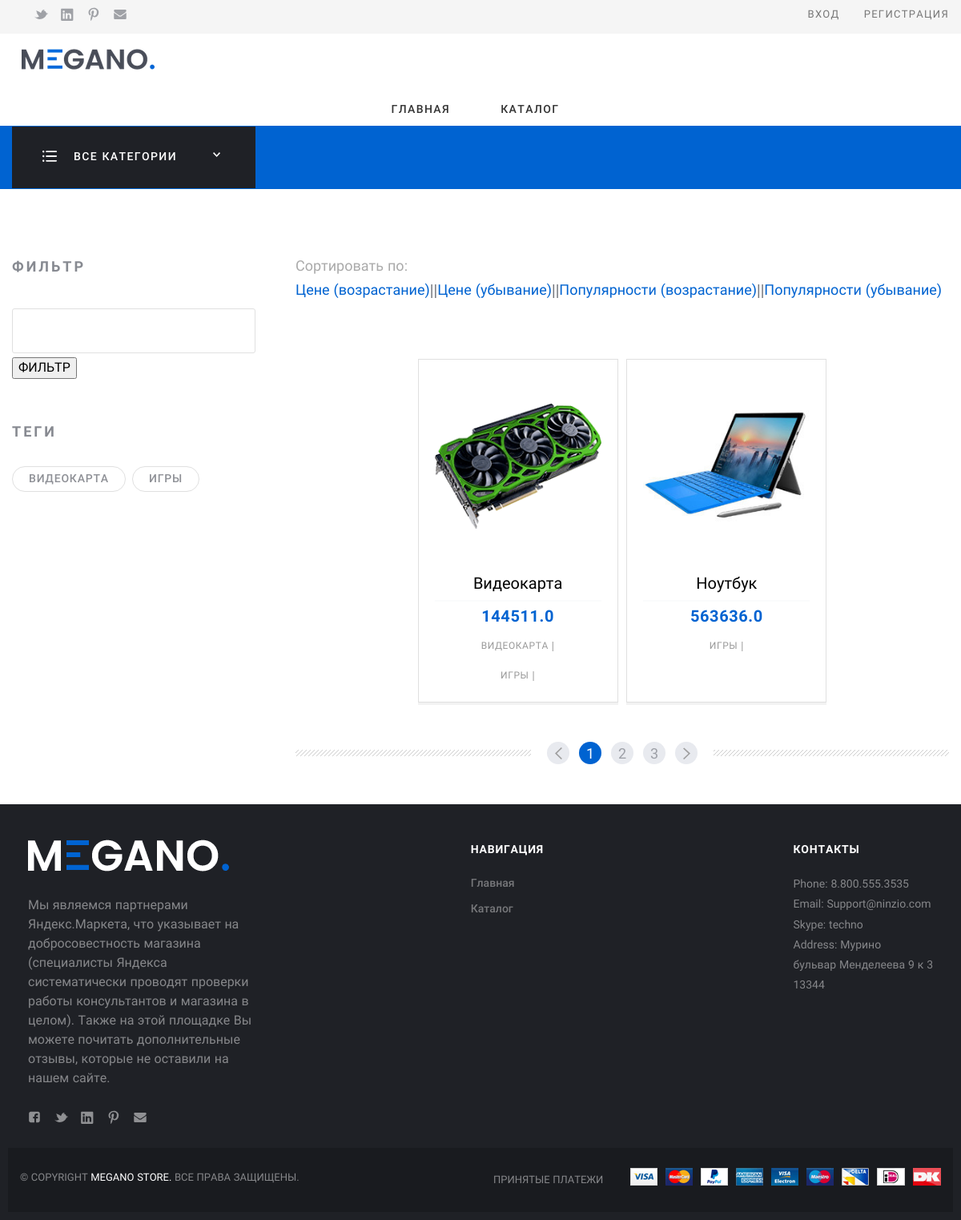
Screenshot of /prod/catalog/ with the database file from the repository.
### app_shop/models.py (models this page shows, shortened)
class Tegs(models.Model):
    name = models.CharField(max_length=128, verbose_name='Название тега')
    def __str__(self):
        return self.name

class Product(models.Model):
    name = models.CharField(max_length=1024, verbose_name='Название товара')
    photo = models.ImageField(upload_to='prod/', verbose_name='Аватарка')
    description = models.CharField(max_length=1024, verbose_name='Описание товара')
    price = models.FloatField(verbose_name='Цена товара')
    manufacturer = models.CharField(max_length=256, verbose_name='Производитель')
    limited_edition = models.BooleanField(default=False, verbose_name='Эксклюзивность товара')
    category = models.ManyToManyField('Category', verbose_name='Категории')
    characteristics = models.ManyToManyField('Characteristic', verbose_name='Характеристики', related_name='char')
    reviews = models.ManyToManyField('Reviews', verbose_name='Отзывы', related_name='reviews', blank=True)
    tegs = models.ManyToManyField('Tegs', verbose_name='Тэги', related_name='tegs')
    reviews_count = models.IntegerField(default=0)
    count = models.IntegerField(default=0, verbose_name='Счетчик проданных товаров')

### app_shop/views.py (the view, shortened to what this page needs)
# urls.py: path('catalog/', Catalog.as_view(), name='catalog'),
class Catalog(View):
    def get(self, request):
        category = Category.objects.all()
        prod = Product.objects.all()
        filter_form = FilterForm
        tegs = Tegs.objects.all()
        return render(request, 'catalog.html', context={'category': category,
                                                                     'prod': prod,
                                                                     'filter_form': filter_form,
                                                                     'tegs': tegs})

### app_shop/templates/catalog.html (shortened to what this page needs)
{% load static %}
<!DOCTYPE html>
<html lang="ru">
<head>
    <link rel="stylesheet" href="{% static 'assets/css/fonts.css'%}">
    <link rel="stylesheet" href="{% static 'assets/css/basic.css'%}">
    <link rel="stylesheet" href="{% static 'assets/css/extra.css'%}">
</head>
<body class="Site">
<header class="Header">
    <div class="ControlPanel">
        <div class="wrap">
            <div class="row ControlPanel-row">
                <div class="row-block">
                    <div class="row ControlPanel-rowSplit">
                        <div class="row-block hide_700">
                            <ul class="menu menu_img menu_smallImg ControlPanel-menu">
                                <li class="menu-item"><a class="menu-link" href="#"><img
                                        src="{% static 'assets/img/icons/socialHeader/tw.svg'%}" alt="tw.svg"/></a>
                                </li>
                                <li class="menu-item"><a class="menu-link" href="#"><img
                                        src="{% static 'assets/img/icons/socialHeader/in.svg'%}" alt="in.svg"/></a>
                                </li>
                                <li class="menu-item"><a class="menu-link" href="#"><img
                                        src="{% static 'assets/img/icons/socialHeader/pt.svg'%}" alt="pt.svg"/></a>
                                </li>
                                <li class="menu-item"><a class="menu-link" href="#"><img
                                        src="{% static 'assets/img/icons/socialHeader/mail.svg'%}" alt="mail.svg"/></a>
                                </li>
                            </ul>
                        </div>
                    </div>
                </div>
                <nav class="row-block">
                    <div class="row ControlPanel-rowSplit">
                        {% if not request.user.is_authenticated %}
                        <div class="row-block"><a class="ControlPanel-title" href="{%url 'login'%}">Вход</a>
                            <a class="ControlPanel-title" href="{%url 'register'%}">Регистрация</a>
                        </div>
                        {%endif%}
                    </div>
                </nav>
            </div>
        </div>
    </div>
    <div class="wrap">
        <div class="row Header-rowMain">
            <div class="row-block Header-logo"><a class="logo" href="{%url 'homepage'%}"><img
                    class="logo-image"
                    src="{% static 'assets/img/logo.png'%}"
                    alt="logo.png"/></a>
            </div>
            <nav class="row-block row-block_right Header-menu">
                <div class="menuModal" id="navigate">
                    <ul class="menu menu_main">
                        <li class="menu-item"><a class="menu-link" href="{%url 'homepage'%}">Главная</a>
                        </li>
                        <li class="menu-item"><a class="menu-link" href="{%url 'catalog'%}">Каталог</a>
                        </li>
                    </ul>
                </div>
            </nav>
        </div>
    </div>
    <div class="Header-searchWrap">
        <div class="wrap">
            <div class="Header-categories">
                <div class="CategoriesButton">
                    <div class="CategoriesButton-title">
                        <div class="CategoriesButton-icon"><img src="{% static 'assets/img/icons/allDep.svg' %}"
                                                                alt="allDep.svg"/>
                        </div>
                        <span class="CategoriesButton-text">Все категории</span>
                        <div class="CategoriesButton-arrow">
                        </div>
                    </div>
                </div>
            </div>
        </div>
    </div>
</header>
<div class="Middle Middle_top">
    <div class="Section Section_column Section_columnLeft">
        <div class="wrap">
            <div class="Section-column">
                <div class="Section-columnSection">
                    <header class="Section-header">
                        <strong class="Section-title">Фильтр
                        </strong>
                    </header>
                    <div class="Section-columnContent">
                        <form class="form" method="post">
                            {{filter_form.name}}
                            <button type="submit">ФИЛЬТР</button>
                        </form>
                    </div>
                </div>
                <div class="Section-columnSection">
                    <header class="Section-header">
                        <strong class="Section-title">Теги
                        </strong>
                    </header>
                    <div class="Section-columnContent">
                        <div class="buttons">
                            {%for teg in tegs%}
                            <a class="btn btn_default btn_sm" href="{%url 'catalog_filter_teg' teg.pk%}">{{teg.name}}</a>
                            {%endfor%}
                        </div>
                    </div>
                </div>
            </div>
            <div class="Section-content">
                <div class="Sort">
                    <div class="Sort-title">Сортировать по:
                    </div>
                    <div class="Sort-variants"><a class="{%url 'catalog_filter_price_popular' 1%}">Цене
                        (возрастание)</a> || <a href="{%url 'catalog_filter_price_popular' 2%}">Цене
                        (убывание)</a> || <a href="{%url 'catalog_filter_price_popular' 3%}">Популярности
                        (возрастание)</a> || <a href="{%url 'catalog_filter_price_popular' 4%}">Популярности
                        (убывание)</a>
                    </div>
                </div>
                <div class="Cards">
                    <div class="Cards">
                        {%for prod in prod%}
                        <div class="Card"><a class="Card-picture"
                                             href="{%url 'detail_prod' prod.pk%}"><img
                                src="{% static 'dd'%}{{prod.photo.url}}"/></a>
                            <div class="Card-content">
                                <strong class="Card-title"><a
                                        href="{%url 'detail_prod' prod.pk%}">{{prod.name}}</a>
                                </strong>
                                <div class="Card-description">
                                    <div class="Card-cost"><span class="Card-price">{{prod.price}}</span>
                                    </div>
                                    {%for tegs in prod.tegs.all%}
                                    <div class="Card-category">{{tegs}} |
                                    </div>
                                    {%endfor%}
                                </div>
                            </div>
                        </div>
                        {%endfor%}
                    </div>
                </div>
                <div class="Pagination">
                    <div class="Pagination-ins"><a class="Pagination-element Pagination-element_prev" href="#"><img
                            src="{% static 'assets/img/icons/prevPagination.svg'%}" alt="prevPagination.svg"/></a><a
                            class="Pagination-element Pagination-element_current" href="#"><span
                            class="Pagination-text">1</span></a><a class="Pagination-element" href="#"><span
                            class="Pagination-text">2</span></a><a class="Pagination-element" href="#"><span
                            class="Pagination-text">3</span></a><a class="Pagination-element Pagination-element_prev"
                                                                   href="#"><img
                            src="{% static 'assets/img/icons/nextPagination.svg'%}" alt="nextPagination.svg"/></a>
                    </div>
                </div>
            </div>
        </div>
    </div>
</div>
<footer class="Footer">
    <div class="wrap">
        <div class="row Footer-main">
            <div class="row-block"><a class="logo Footer-logo" href="{%url 'homepage' %}"><img class="logo-image"
                                                                                                      src="{% static 'assets/img/logo_footer.png'%}"
                                                                                                      alt="logo_footer.png"/></a>
                <p>Мы являемся партнерами Яндекс.Маркета, что указывает на добросовестность магазина (специалисты
                    Яндекса систематически проводят проверки работы консультантов и магазина в целом). Также на этой
                    площадке Вы можете почитать дополнительные отзывы, которые не оставили на нашем сайте.
                </p>
                <ul class="menu menu_img menu_smallImg Footer-menuSoc">
                    <li class="menu-item"><a class="menu-link" href="#"><img
                            src="{% static 'assets/img/icons/socialFooter/fb.svg'%}" alt="fb.svg"/></a>
                    </li>
                    <li class="menu-item"><a class="menu-link" href="#"><img
                            src="{% static 'assets/img/icons/socialFooter/tw.svg'%}" alt="tw.svg"/></a>
                    </li>
                    <li class="menu-item"><a class="menu-link" href="#"><img
                            src="{% static 'assets/img/icons/socialFooter/in.svg'%}" alt="in.svg"/></a>
                    </li>
                    <li class="menu-item"><a class="menu-link" href="#"><img
                            src="{% static 'assets/img/icons/socialFooter/pt.svg'%}" alt="pt.svg"/></a>
                    </li>
                    <li class="menu-item"><a class="menu-link" href="#"><img
                            src="{% static 'assets/img/icons/socialFooter/mail.svg'%}" alt="mail.svg"/></a>
                    </li>
                </ul>
            </div>
            <div class="row-block">
                <strong class="Footer-title">Навигация
                </strong>
                <ul class="menu menu_vt Footer-menu">
                    <li class="menu-item"><a class="menu-link" href="{%url 'homepage' %}">Главная</a>
                    </li>
                    <li class="menu-item"><a class="menu-link" href="{%url 'catalog' %}">Каталог</a>
                    </li>
                </ul>
            </div>
            <div class="row-block">
                <strong class="Footer-title">Контакты
                </strong>
                <p>Phone: 8.800.555.3535<br>Email: Support@ninzio.com<br>Skype: techno<br>Address: Мурино<br>бульвар
                    Менделеева 9 к 3<br>13344
                </p>
            </div>
        </div>
    </div>
    <div class="Footer-copy">
        <div class="wrap">
            <div class="row row_space">
                <div class="row-block">© Copyright&#32;<a href="#">Megano Store.</a>&#32;Все права защищены.
                </div>
                <div class="row-block"><span>Принятые платежи</span>
                    <div class="Footer-payments">
                        <div><img src="{% static 'assets/img/payments/visa.png'%}" alt="visa.png"/>
                        </div>
                        <div><img src="{% static 'assets/img/payments/mastercard.png'%}" alt="mastercard.png"/>
                        </div>
                        <div><img src="{% static 'assets/img/payments/paypal.png'%}" alt="paypal.png"/>
                        </div>
                        <div><img src="{% static 'assets/img/payments/american.png'%}" alt="american.png"/>
                        </div>
                        <div><img src="{% static 'assets/img/payments/electron.png'%}" alt="electron.png"/>
                        </div>
                        <div><img src="{% static 'assets/img/payments/maestro.png'%}" alt="maestro.png"/>
                        </div>
                        <div><img src="{% static 'assets/img/payments/delta.png'%}" alt="delta.png"/>
                        </div>
                        <div><img src="{% static 'assets/img/payments/e.png'%}" alt="e.png"/>
                        </div>
                        <div><img src="{% static 'assets/img/payments/dk.png'%}" alt="dk.png"/>
                        </div>
                    </div>
                </div>
            </div>
        </div>
    </div>
</footer>
</body>
</html>

### rows the page displays
Tegs: name "ВИДЕОКАРТА"
Tegs: name "ИГРЫ"
Product: photo (picture), name "Видеокарта", price "144511.0"
Product: photo (picture), name "Ноутбук", price "563636.0"
